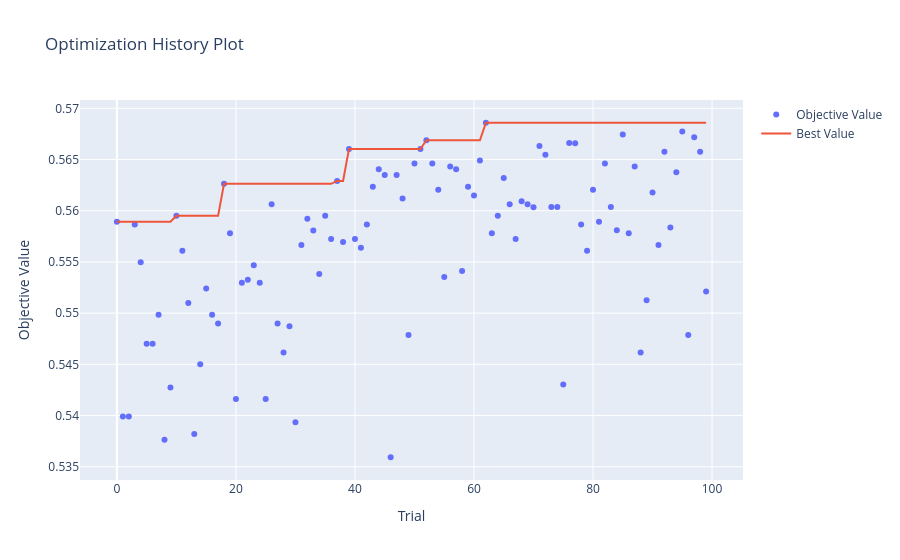

Notebook code for this chart:
### Markdown cell above
We can see, that results are very similar, due to high strenght of bet values influence

### Code cell
optuna.visualization.plot_optimization_history(xgb_study).show()
